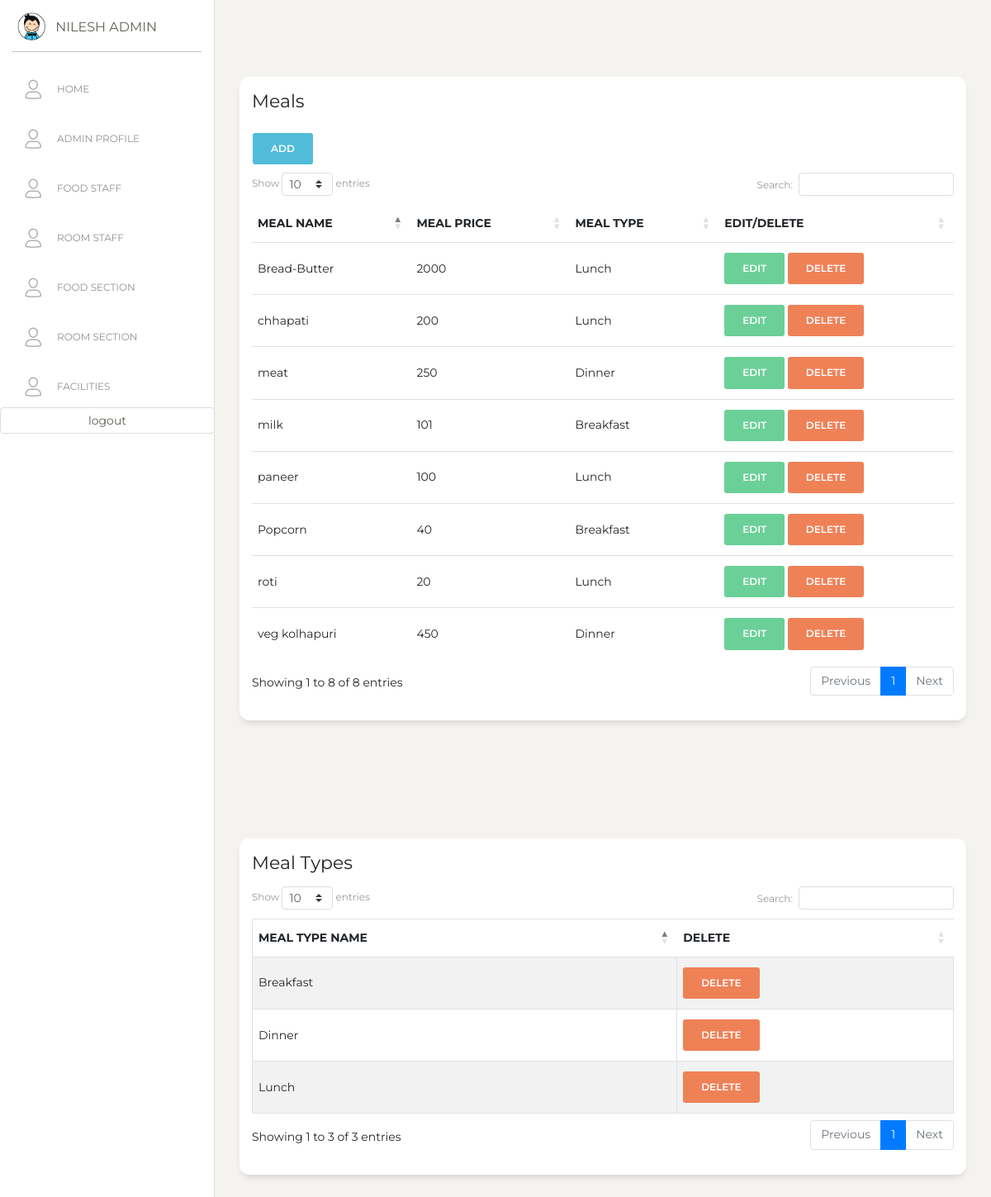
The page /staff/foodsection.php (signed in) on the database its author committed.
### tables this page shows
CREATE TABLE `staffs` (
  `s_id` bigint unsigned NOT NULL AUTO_INCREMENT,
  `s_f_name` varchar(255) DEFAULT NULL,
  `s_l_name` varchar(255) DEFAULT NULL,
  `s_e_mail` varchar(255) NOT NULL,
  `s_status` char(1) NOT NULL,
  `s_type_id` bigint unsigned NOT NULL,
  `s_password` varchar(255) NOT NULL,
  `s_created_at` timestamp NULL DEFAULT NULL,
  PRIMARY KEY (`s_id`),
  UNIQUE KEY `users_email_unique` (`s_e_mail`),
  KEY `s_type_id` (`s_type_id`),
  CONSTRAINT `staffs_ibfk_1` FOREIGN KEY (`s_type_id`) REFERENCES `staff_type` (`s_type_id`)
);

CREATE TABLE `meal` (
  `meal_id` int NOT NULL AUTO_INCREMENT,
  `meal_name` varchar(255) NOT NULL,
  `meal_price` bigint DEFAULT '0',
  `meal_type_id` int NOT NULL,
  PRIMARY KEY (`meal_id`),
  UNIQUE KEY `meal_name_UNIQUE` (`meal_name`),
  KEY `meal_type_id` (`meal_type_id`),
  CONSTRAINT `fk_meal_1` FOREIGN KEY (`meal_type_id`) REFERENCES `meal_type` (`meal_type_id`)
);

CREATE TABLE `meal_type` (
  `meal_type_id` int NOT NULL AUTO_INCREMENT,
  `meal_type_name` varchar(255) NOT NULL,
  PRIMARY KEY (`meal_type_id`)
);

### staff/foodsection.php (the view, shortened to what this page needs)
<?php
include '../connection.php';
?>
<!DOCTYPE html>
<html lang="en">
<head>
    <link href="https://maxcdn.bootstrapcdn.com/font-awesome/latest/css/font-awesome.min.css" rel="stylesheet">
    <link href="../assets/css/bootstrap.min.css" rel="stylesheet" />
    <link href="../assets/css/paper-dashboard.css?v=2.0.1" rel="stylesheet" />
    <link href="../assets/demo/demo.css" rel="stylesheet" />
    <link rel="stylesheet" href="https://cdn.datatables.net/1.10.23/css/dataTables.bootstrap4.min.css">
</head>
<body>
    <div class="wrapper ">
        <?php include_once '../partials/sidebar.php' ?>
        <div class="main-panel">
            <div class="content">
                <div class="row">
                    <div class="col-lg-12">
                        <div class="card">
                            <div class="card-body">
                                <h5 class="card-title">Meals</h5>
                                <button type="button" class="btn btn-info meal_add">Add</button>
                                <div class="table-responsive">
                                    <table class="table table-centered table-nowrap table-hover mb-0" id="futureStaff">
                                        <thead>
                                            <tr>
                                                <th>Meal Name</th>
                                                <th>Meal Price</th>
                                                <th>Meal Type</th>
                                                <th>Edit/Delete</th>
                                            </tr>
                                        </thead>
                                        <tbody>
                                            <?php $sql = "SELECT m.meal_price,m.meal_id,m.meal_type_id,m.meal_name,mt.meal_type_name FROM meal m inner join meal_type mt on m.meal_type_id=mt.meal_type_id";
                                            $result = mysqli_query($conn, $sql);
                                            while ($data = mysqli_fetch_assoc($result)) { ?>
                                                <tr>
                                                    <td><?php echo $data['meal_name'] ?></td>
                                                    <td><?php echo $data['meal_price'] ?></td>
                                                    <td><?php echo $data['meal_type_name'] ?></td>
                                                    <td>
                                                        <form action="" method="post">
                                                            <input type="submit" class="btn btn-success meal_edit" name="request" value="Edit">
                                                            <input type="submit" class="btn btn-danger" name="meals" value="Delete">
                                                        </form>
                                                    </td>
                                                </tr>
                                            <?php } ?>
                                        </tbody>
                                    </table>
                                </div>
                            </div>
                        </div>
                    </div>
                </div>
            </div>
            <div class="content">
                <div class="row">
                    <div class="col-lg-12">
                        <div class="card">
                            <div class="card-body">
                                <h5 class="card-title">Meal Types</h5>
                                <div class="table-responsive">
                                    <table id="currentStaff" class="table table-striped table-bordered" style="width:100%">
                                        <thead>
                                            <tr>
                                                <th>Meal Type Name</th>
                                                <th>Delete</th>
                                            </tr>
                                        </thead>
                                        <tbody>
                                            <?php
                                            $sql = "SELECT * FROM meal_type;";
                                            $result = mysqli_query($conn, $sql);
                                            while ($data = mysqli_fetch_assoc($result)) { ?>
                                                <tr>
                                                    <td><?php echo $data['meal_type_name'] ?></td>
                                                    <td>
                                                        <form action="" method="post">
                                                            <input type="submit" class="btn btn-danger" name="meal_type" value="Delete">
                                                        </form>
                                                    </td>
                                                </tr>
                                            <?php } ?>
                                        </tbody>
                                    </table>
                                </div>
                            </div>
                        </div>
                    </div>
                </div>
            </div>
        </div>
    </div>
</body>
</html>

### partials/sidebar.php (shortened to what this page needs)
<div class="sidebar" data-color="white" data-active-color="danger">
    <div class="logo">
        <a href="https://www.creative-tim.com" class="simple-text logo-mini">
            <div class="logo-image-small">
                <img src="../assets/img/logo-small.png">
            </div>
        </a>
        <a href="" class="simple-text logo-normal">
            <?php $email = $_SESSION['staff'];
            $sql = "SELECT * FROM staffs inner join staff_type on staffs.s_type_id=staff_type.s_type_id where s_e_mail='$email'";
            $result = mysqli_query($conn, $sql);
            $row = mysqli_fetch_assoc($result);
            echo $row['s_f_name'] . " " . $row['s_l_name'];
            ?>
        </a>
    </div>
    <div class="sidebar-wrapper">
        <ul class="nav">
            <li class="">
                <a href="../index.php">
                    <i class="nc-icon nc-single-02"></i>
                    <p>Home</p>
                </a>
            </li>
            <li class="">
                <a href="./admin.php">
                    <i class="nc-icon nc-single-02"></i>
                    <p>Admin Profile</p>
                </a>
            </li>
            <?php if ($_SESSION['staff_type_id'] == '1') { ?>
                <li class="">
                    <a href="./foodstaff.php">
                        <i class="nc-icon nc-single-02"></i>
                        <p>Food Staff</p>
                    </a>
                </li>
            <?php } ?>
            <?php if ($_SESSION['staff_type_id'] == '1') { ?>
                <li class="">
                    <a href="./roomstaff.php">
                        <i class="nc-icon nc-single-02"></i>
                        <p>Room Staff</p>
                    </a>
                </li>
            <?php } ?>
            <?php if ($_SESSION['staff_type_id'] == '1' || $_SESSION['staff_type_id'] == '3') { ?>
                <li class="">
                    <a href="./foodsection.php">
                        <i class="nc-icon nc-single-02"></i>
                        <p>Food Section</p>
                    </a>
                </li>
            <?php } ?>
            <?php if ($_SESSION['staff_type_id'] == '1'  || $_SESSION['staff_type_id'] == '2') { ?>
                <li class="">
                    <a href="./roomsection.php">
                        <i class="nc-icon nc-single-02"></i>
                        <p>Room Section</p>
                    </a>
                </li>
            <?php } ?>
            <?php if ($_SESSION['staff_type_id'] == '1'  || $_SESSION['staff_type_id'] == '2') { ?>
                <li class="">
                    <a href="./facilities.php">
                        <i class="nc-icon nc-single-02"></i>
                        <p>Facilities</p>
                    </a>
                </li>
            <?php } ?>
            <li class="">
                <form action="" method="post">
                    <input type="submit" class="form-control" name="request" value="logout">
                </form>
            </li>
        </ul>
    </div>
</div>

### rows shown on the page
staffs: s_f_name "NILESH", s_l_name "ADMIN"
meal: meal_name "milk", meal_price "101", meal_type.meal_type_name "Breakfast"
meal: meal_name "paneer", meal_price "100", meal_type.meal_type_name "Lunch"
meal: meal_name "roti", meal_price "20", meal_type.meal_type_name "Lunch"
meal: meal_name "meat", meal_price "250", meal_type.meal_type_name "Dinner"
meal: meal_name "Popcorn", meal_price "40", meal_type.meal_type_name "Breakfast"
meal: meal_name "Bread-Butter", meal_price "2000", meal_type.meal_type_name "Lunch"
meal: meal_name "veg kolhapuri", meal_price "450", meal_type.meal_type_name "Dinner"
meal: meal_name "chhapati", meal_price "200", meal_type.meal_type_name "Lunch"
meal_type: meal_type_name "Breakfast"
meal_type: meal_type_name "Lunch"
meal_type: meal_type_name "Dinner"
